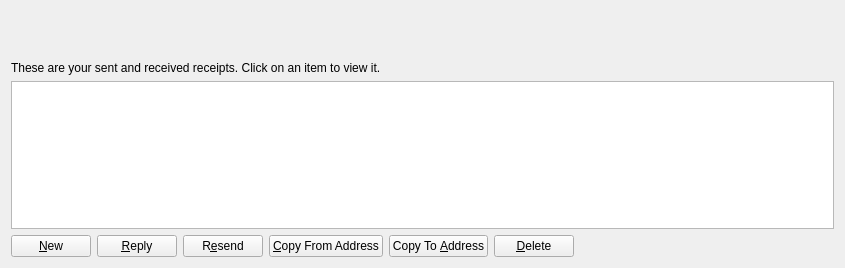
<?xml version="1.0" encoding="UTF-8"?>
<ui version="4.0">
 <class>ReceiptPage</class>
 <widget class="QWidget" name="ReceiptPage">
  <property name="geometry">
   <rect>
    <x>0</x>
    <y>0</y>
    <width>845</width>
    <height>268</height>
   </rect>
  </property>
  <property name="windowTitle">
   <string>Address Book</string>
  </property>
  <property name="styleSheet">
   <string notr="true"/>
  </property>
  <layout class="QVBoxLayout" name="verticalLayout">
   <item>
    <widget class="QFrame" name="verticalFrame">
     <property name="minimumSize">
      <size>
       <width>800</width>
       <height>44</height>
      </size>
     </property>
     <property name="maximumSize">
      <size>
       <width>800</width>
       <height>44</height>
      </size>
     </property>
     <property name="styleSheet">
      <string notr="true">background:transparent;sss</string>
     </property>
     <layout class="QVBoxLayout" name="verticalLayout_9"/>
    </widget>
   </item>
   <item>
    <widget class="QLabel" name="labelExplanation">
     <property name="styleSheet">
      <string notr="true"/>
     </property>
     <property name="text">
      <string>These are your sent and received receipts. Click on an item to view it.</string>
     </property>
     <property name="textFormat">
      <enum>Qt::PlainText</enum>
     </property>
     <property name="wordWrap">
      <bool>true</bool>
     </property>
    </widget>
   </item>
   <item>
    <widget class="QTableView" name="tableView">
     <property name="contextMenuPolicy">
      <enum>Qt::CustomContextMenu</enum>
     </property>
     <property name="toolTip">
      <string/>
     </property>
     <property name="styleSheet">
      <string notr="true"/>
     </property>
     <property name="tabKeyNavigation">
      <bool>false</bool>
     </property>
     <property name="alternatingRowColors">
      <bool>true</bool>
     </property>
     <property name="selectionMode">
      <enum>QAbstractItemView::SingleSelection</enum>
     </property>
     <property name="selectionBehavior">
      <enum>QAbstractItemView::SelectRows</enum>
     </property>
     <property name="sortingEnabled">
      <bool>true</bool>
     </property>
     <attribute name="verticalHeaderVisible">
      <bool>false</bool>
     </attribute>
    </widget>
   </item>
   <item>
    <layout class="QHBoxLayout" name="horizontalLayout">
     <item>
      <widget class="QPushButton" name="newButton">
       <property name="styleSheet">
        <string notr="true"/>
       </property>
       <property name="text">
        <string>&amp;New</string>
       </property>
       <property name="icon">
        <iconset resource="../bitcredit.qrc">
         <normaloff>:/icons/add</normaloff>:/icons/add</iconset>
       </property>
      </widget>
     </item>
     <item>
      <widget class="QPushButton" name="replyButton">
       <property name="styleSheet">
        <string notr="true"/>
       </property>
       <property name="text">
        <string>&amp;Reply</string>
       </property>
       <property name="icon">
        <iconset resource="../bitcredit.qrc">
         <normaloff>:/icons/send</normaloff>:/icons/send</iconset>
       </property>
      </widget>
     </item>
     <item>
      <widget class="QPushButton" name="resendButton">
       <property name="toolTip">
        <string>Sign a message to prove you own a CinniCoin address</string>
       </property>
       <property name="styleSheet">
        <string notr="true"/>
       </property>
       <property name="text">
        <string>R&amp;esend</string>
       </property>
       <property name="icon">
        <iconset resource="../bitcredit.qrc">
         <normaloff>:/icons/send</normaloff>:/icons/send</iconset>
       </property>
      </widget>
     </item>
     <item>
      <widget class="QPushButton" name="copyFromAddressButton">
       <property name="toolTip">
        <string>Copy the currently selected address to the system clipboard</string>
       </property>
       <property name="styleSheet">
        <string notr="true"/>
       </property>
       <property name="text">
        <string>&amp;Copy From Address</string>
       </property>
       <property name="icon">
        <iconset resource="../bitcredit.qrc">
         <normaloff>:/icons/editcopy</normaloff>:/icons/editcopy</iconset>
       </property>
      </widget>
     </item>
     <item>
      <widget class="QPushButton" name="copyToAddressButton">
       <property name="toolTip">
        <string>Copy the currently selected address to the system clipboard</string>
       </property>
       <property name="styleSheet">
        <string notr="true"/>
       </property>
       <property name="text">
        <string>Copy To &amp;Address</string>
       </property>
       <property name="icon">
        <iconset resource="../bitcredit.qrc">
         <normaloff>:/icons/editcopy</normaloff>:/icons/editcopy</iconset>
       </property>
      </widget>
     </item>
     <item>
      <widget class="QPushButton" name="deleteButton">
       <property name="toolTip">
        <string>Delete the currently selected address from the list</string>
       </property>
       <property name="styleSheet">
        <string notr="true"/>
       </property>
       <property name="text">
        <string>&amp;Delete</string>
       </property>
       <property name="icon">
        <iconset resource="../bitcredit.qrc">
         <normaloff>:/icons/remove</normaloff>:/icons/remove</iconset>
       </property>
      </widget>
     </item>
     <item>
      <spacer name="horizontalSpacer">
       <property name="orientation">
        <enum>Qt::Horizontal</enum>
       </property>
       <property name="sizeHint" stdset="0">
        <size>
         <width>40</width>
         <height>20</height>
        </size>
       </property>
      </spacer>
     </item>
    </layout>
   </item>
  </layout>
 </widget>
 <resources>
  <include location="../bitcredit.qrc"/>
 </resources>
 <connections/>
</ui>
